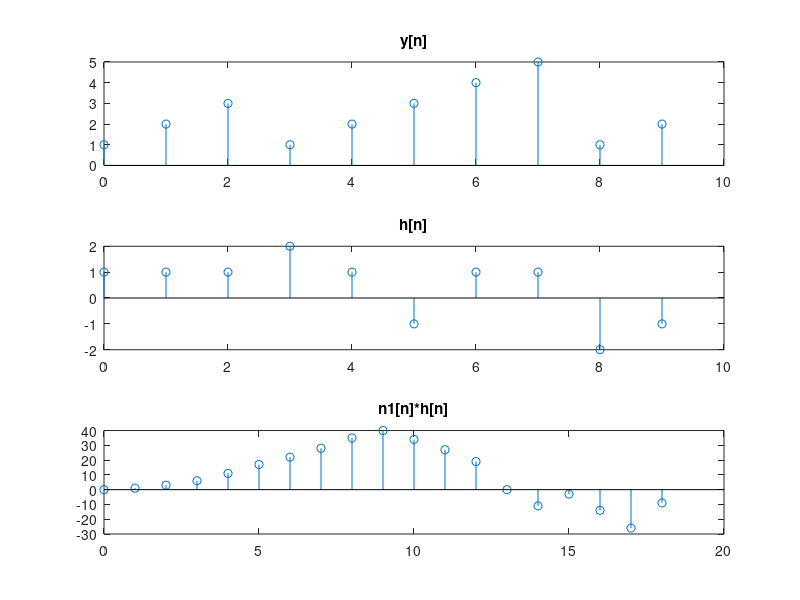

The MATLAB script that drew this image:
clear;
close all;
n1 = 0:1:9;                         % discrete time n1: 0 and first 9 integers
y1 = [ 1 2 3 1 2 3 4 5 1 2];        % 1st functin y1
h1 = [ 1 1 1 2 1 -1 1 1 -2 -1];     % 2nd function h1
X = conv(n1, h1);                   % convolution of n1 (ramp) and h1
n2 = 0:length(X)-1;                 % setting up new time axis n2 for X
figure(1)
subplot(3,1,1)
stem(n1, y1)                        % plotting 1st function y1 to n1
title('y[n]');
subplot(3,1,2)
stem(n1, h1)                        % plotting 2nd function h1 to n1
title('h[n]');
subplot(3,1,3)
stem(n2, X)                         % plotting convolution to its axis n2
title('n1[n]*h[n]');
